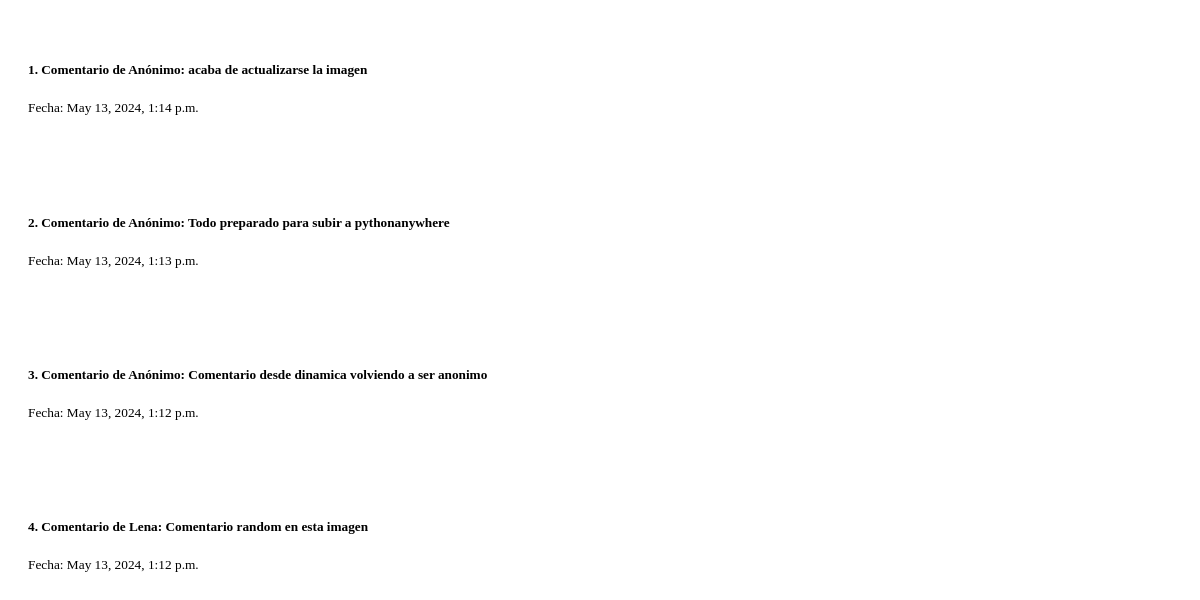
Page /camaras/3/comment on the earlier database version.
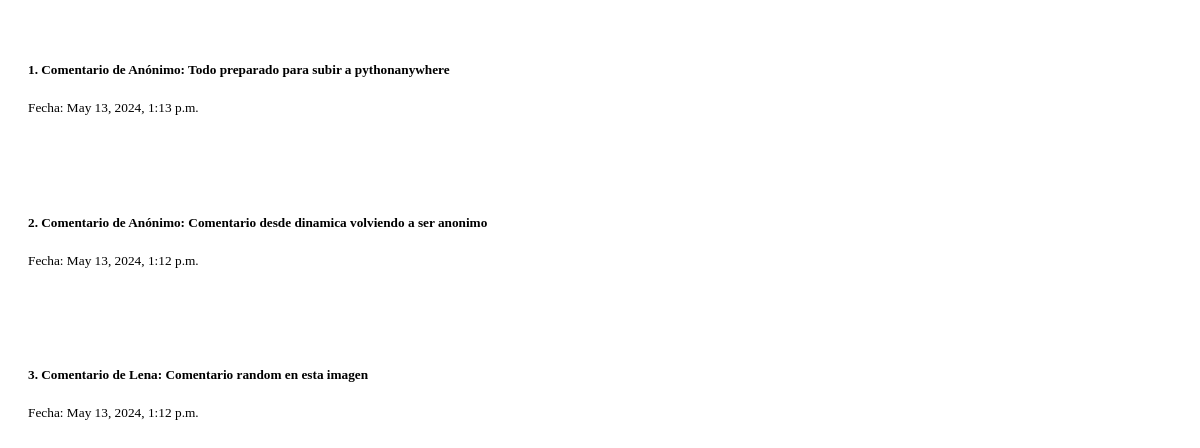
Same page on the later database version.
### teVeoapp/models.py (models this page shows, shortened)
class Comment(models.Model):
    name = models.CharField(max_length=100)
    camera = models.ForeignKey(Camera, on_delete=models.CASCADE)
    comment = models.CharField(max_length=200, blank=False)
    date = models.DateTimeField(auto_now_add=True)
    img_path_comment = models.CharField(max_length=200)

### teVeoapp/views.py (the view)
def get_comments(request, id):
    camera = Camera.objects.filter(id=id).first()
    if camera is None:
        return HttpResponse("Cámara no encontrada")
    comments = Comment.objects.filter(camera=camera).order_by('-date')
    context = {
        'request': request,
        'comments': comments,
        'camera': camera,
        'now': timezone.now(),
        'cameras_count': Camera.objects.count(),
        'comments_count': Comment.objects.count(),
    }
    return render(request, 'get_comments.html', context)

### teVeoapp/templates/get_comments.html
{% load static %}
{% load tz %}
{% now "U" as current_timestamp %}
<div id="comment-list" hx-get="{% url 'get_comments' camera.id %}?{{current_timestamp}}" hx-trigger="every 30s" hx-headers='{"X-CSRFToken":"{{ csrf_token }}"}' hx-swap="outerHTML" hx-boost="true">
    {% if comments %}
    {% for comment in comments %}
        <div id="comment-{{ comment.id }}" class="text-white custom-gray-bg" style="border-radius: 10px; padding: 20px; margin-top: 20px;">
            <h5>{{ forloop.counter }}. Comentario de {{ comment.name }}: {{ comment.comment }}</h5>
            <p><small>Fecha: {{ comment.date }}</small></p>
        </div>
    {% endfor %}
{% else %}
    <div id="no-comments" class="text-white custom-gray-bg" style="border-radius: 10px; padding: 20px; margin-top: 20px;">
        <h5>No hay comentarios para esta cámara por el momento.</h5>
    </div>
{% endif %}
</div>

Differences in the rows shown:
removed Comment: name "Anónimo", comment "acaba de actualizarse la imagen", date "May 13, 2024, 1:14 p.m."
